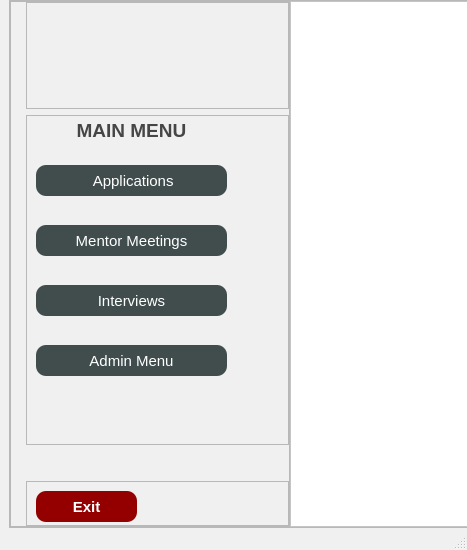
<?xml version="1.0" encoding="UTF-8"?>
<ui version="4.0">
 <class>MainWindow</class>
 <widget class="QMainWindow" name="MainWindow">
  <property name="geometry">
   <rect>
    <x>0</x>
    <y>0</y>
    <width>467</width>
    <height>550</height>
   </rect>
  </property>
  <property name="minimumSize">
   <size>
    <width>400</width>
    <height>550</height>
   </size>
  </property>
  <property name="windowTitle">
   <string>MainWindow</string>
  </property>
  <property name="styleSheet">
   <string notr="true">QMainWindow{
 
	background-color: rgb(240, 240, 240);
}</string>
  </property>
  <widget class="QWidget" name="centralwidget">
   <layout class="QVBoxLayout" name="verticalLayout_2">
    <property name="topMargin">
     <number>0</number>
    </property>
    <property name="rightMargin">
     <number>0</number>
    </property>
    <property name="bottomMargin">
     <number>0</number>
    </property>
    <item>
     <widget class="QFrame" name="mainFrame">
      <property name="minimumSize">
       <size>
        <width>500</width>
        <height>300</height>
       </size>
      </property>
      <property name="font">
       <font>
        <bold>false</bold>
       </font>
      </property>
      <property name="frameShape">
       <enum>QFrame::StyledPanel</enum>
      </property>
      <property name="frameShadow">
       <enum>QFrame::Raised</enum>
      </property>
      <layout class="QHBoxLayout" name="horizontalLayout_2">
       <property name="spacing">
        <number>0</number>
       </property>
       <property name="leftMargin">
        <number>0</number>
       </property>
       <property name="topMargin">
        <number>0</number>
       </property>
       <property name="rightMargin">
        <number>0</number>
       </property>
       <property name="bottomMargin">
        <number>0</number>
       </property>
       <item>
        <widget class="QFrame" name="frameLeft">
         <property name="minimumSize">
          <size>
           <width>280</width>
           <height>500</height>
          </size>
         </property>
         <property name="maximumSize">
          <size>
           <width>310</width>
           <height>16777215</height>
          </size>
         </property>
         <property name="styleSheet">
          <string notr="true"/>
         </property>
         <property name="frameShape">
          <enum>QFrame::StyledPanel</enum>
         </property>
         <property name="frameShadow">
          <enum>QFrame::Raised</enum>
         </property>
         <layout class="QVBoxLayout" name="verticalLayout_4">
          <property name="leftMargin">
           <number>15</number>
          </property>
          <property name="topMargin">
           <number>0</number>
          </property>
          <property name="rightMargin">
           <number>0</number>
          </property>
          <property name="bottomMargin">
           <number>0</number>
          </property>
          <item>
           <widget class="QFrame" name="frameTopLeft">
            <property name="minimumSize">
             <size>
              <width>0</width>
              <height>100</height>
             </size>
            </property>
            <property name="maximumSize">
             <size>
              <width>16777215</width>
              <height>200</height>
             </size>
            </property>
            <property name="frameShape">
             <enum>QFrame::StyledPanel</enum>
            </property>
            <property name="frameShadow">
             <enum>QFrame::Raised</enum>
            </property>
            <layout class="QVBoxLayout" name="verticalLayout_5">
             <property name="spacing">
              <number>6</number>
             </property>
             <property name="topMargin">
              <number>15</number>
             </property>
             <property name="rightMargin">
              <number>0</number>
             </property>
             <property name="bottomMargin">
              <number>0</number>
             </property>
             <item>
              <widget class="QLabel" name="labelLogo">
               <property name="minimumSize">
                <size>
                 <width>221</width>
                 <height>61</height>
                </size>
               </property>
               <property name="maximumSize">
                <size>
                 <width>221</width>
                 <height>61</height>
                </size>
               </property>
               <property name="text">
                <string/>
               </property>
               <property name="pixmap">
                <pixmap>logoPhoto.png</pixmap>
               </property>
               <property name="scaledContents">
                <bool>true</bool>
               </property>
              </widget>
             </item>
             <item>
              <spacer name="verticalSpacer_3">
               <property name="orientation">
                <enum>Qt::Vertical</enum>
               </property>
               <property name="sizeHint" stdset="0">
                <size>
                 <width>20</width>
                 <height>40</height>
                </size>
               </property>
              </spacer>
             </item>
            </layout>
           </widget>
          </item>
          <item>
           <widget class="QFrame" name="frameMenu">
            <property name="minimumSize">
             <size>
              <width>221</width>
              <height>330</height>
             </size>
            </property>
            <property name="frameShape">
             <enum>QFrame::StyledPanel</enum>
            </property>
            <property name="frameShadow">
             <enum>QFrame::Raised</enum>
            </property>
            <widget class="QPushButton" name="pushButtonInterviews">
             <property name="geometry">
              <rect>
               <x>10</x>
               <y>170</y>
               <width>191</width>
               <height>31</height>
              </rect>
             </property>
             <property name="font">
              <font>
               <pointsize>11</pointsize>
               <bold>false</bold>
              </font>
             </property>
             <property name="styleSheet">
              <string notr="true">QPushButton{
background-color: rgb(65, 77, 77);
color: rgb(255, 255, 255);
border-radius: 10px;
}

QPushButton:hover {
 
 background-color: rgb(90, 100, 100);
}

QPushButton:pressed{
 background-color: white;
 color: rgb(65, 77, 77);
 border: 1px solid black;
}</string>
             </property>
             <property name="text">
              <string>Interviews</string>
             </property>
            </widget>
            <widget class="QPushButton" name="pushButtonApplications">
             <property name="geometry">
              <rect>
               <x>10</x>
               <y>50</y>
               <width>191</width>
               <height>31</height>
              </rect>
             </property>
             <property name="font">
              <font>
               <pointsize>11</pointsize>
               <bold>false</bold>
              </font>
             </property>
             <property name="styleSheet">
              <string notr="true">QPushButton{
background-color: rgb(65, 77, 77);
color: rgb(255, 255, 255);
border-radius: 10px;
}

QPushButton:hover {
 
 background-color: rgb(90, 100, 100);
}

QPushButton:pressed{
 background-color: white;
 color: rgb(65, 77, 77);
 border: 1px solid black;
}</string>
             </property>
             <property name="text">
              <string> Applications</string>
             </property>
            </widget>
            <widget class="QPushButton" name="pushButtonMentorMeetings">
             <property name="geometry">
              <rect>
               <x>10</x>
               <y>110</y>
               <width>191</width>
               <height>31</height>
              </rect>
             </property>
             <property name="font">
              <font>
               <pointsize>11</pointsize>
               <bold>false</bold>
              </font>
             </property>
             <property name="styleSheet">
              <string notr="true">QPushButton{
background-color: rgb(65, 77, 77);
color: rgb(255, 255, 255);
border-radius: 10px;
}

QPushButton:hover {
 
 background-color: rgb(90, 100, 100);
}

QPushButton:pressed{
 background-color: white;
 color: rgb(65, 77, 77);
 border: 1px solid black;
}</string>
             </property>
             <property name="text">
              <string>Mentor Meetings</string>
             </property>
            </widget>
            <widget class="QLabel" name="label">
             <property name="geometry">
              <rect>
               <x>10</x>
               <y>0</y>
               <width>191</width>
               <height>31</height>
              </rect>
             </property>
             <property name="minimumSize">
              <size>
               <width>0</width>
               <height>31</height>
              </size>
             </property>
             <property name="font">
              <font>
               <pointsize>14</pointsize>
               <bold>true</bold>
              </font>
             </property>
             <property name="styleSheet">
              <string notr="true">color: rgb(70,70,70);
letter-spacing: 0.2em;
</string>
             </property>
             <property name="text">
              <string>MAIN MENU</string>
             </property>
             <property name="alignment">
              <set>Qt::AlignCenter</set>
             </property>
            </widget>
            <widget class="QPushButton" name="pushButtonAdminMenu">
             <property name="geometry">
              <rect>
               <x>10</x>
               <y>230</y>
               <width>191</width>
               <height>31</height>
              </rect>
             </property>
             <property name="font">
              <font>
               <pointsize>11</pointsize>
               <bold>false</bold>
              </font>
             </property>
             <property name="styleSheet">
              <string notr="true">QPushButton{
background-color: rgb(65, 77, 77);
color: rgb(255, 255, 255);
border-radius: 10px;
}

QPushButton:hover {
 
 background-color: rgb(90, 100, 100);
}

QPushButton:pressed{
 background-color: white;
 color: rgb(65, 77, 77);
 border: 1px solid black;
}</string>
             </property>
             <property name="text">
              <string>Admin Menu</string>
             </property>
            </widget>
           </widget>
          </item>
          <item>
           <spacer name="verticalSpacer">
            <property name="orientation">
             <enum>Qt::Vertical</enum>
            </property>
            <property name="sizeHint" stdset="0">
             <size>
              <width>20</width>
              <height>40</height>
             </size>
            </property>
           </spacer>
          </item>
          <item>
           <widget class="QFrame" name="frameLeftBottom">
            <property name="minimumSize">
             <size>
              <width>0</width>
              <height>45</height>
             </size>
            </property>
            <property name="frameShape">
             <enum>QFrame::StyledPanel</enum>
            </property>
            <property name="frameShadow">
             <enum>QFrame::Raised</enum>
            </property>
            <widget class="QPushButton" name="pushButtonExit">
             <property name="geometry">
              <rect>
               <x>10</x>
               <y>10</y>
               <width>101</width>
               <height>31</height>
              </rect>
             </property>
             <property name="minimumSize">
              <size>
               <width>101</width>
               <height>31</height>
              </size>
             </property>
             <property name="maximumSize">
              <size>
               <width>101</width>
               <height>31</height>
              </size>
             </property>
             <property name="font">
              <font>
               <pointsize>11</pointsize>
               <bold>true</bold>
              </font>
             </property>
             <property name="styleSheet">
              <string notr="true">QPushButton{
 background-color: rgb(148, 0, 0);
 color: rgb(255, 255, 255);
 border-radius: 10px;
}
QPushButton:hover {
  background-color: rgba(157, 9, 19,200);
  color: rgb(255, 255, 255);
  border-radius: 10px;
  border: 1px solid black;
}

QPushButton:pressed {
  background-color: white;
  color: rgb(170, 0, 0);
  border: 1px solid black;
}

</string>
             </property>
             <property name="text">
              <string>Exit</string>
             </property>
            </widget>
           </widget>
          </item>
         </layout>
        </widget>
       </item>
       <item>
        <widget class="QFrame" name="frameRight">
         <property name="minimumSize">
          <size>
           <width>0</width>
           <height>0</height>
          </size>
         </property>
         <property name="styleSheet">
          <string notr="true">background-color: white;</string>
         </property>
         <property name="frameShape">
          <enum>QFrame::StyledPanel</enum>
         </property>
         <property name="frameShadow">
          <enum>QFrame::Raised</enum>
         </property>
         <layout class="QVBoxLayout" name="verticalLayout">
          <property name="spacing">
           <number>0</number>
          </property>
          <property name="leftMargin">
           <number>0</number>
          </property>
          <property name="topMargin">
           <number>0</number>
          </property>
          <property name="bottomMargin">
           <number>0</number>
          </property>
         </layout>
        </widget>
       </item>
      </layout>
     </widget>
    </item>
   </layout>
  </widget>
  <widget class="QMenuBar" name="menubar">
   <property name="geometry">
    <rect>
     <x>0</x>
     <y>0</y>
     <width>467</width>
     <height>22</height>
    </rect>
   </property>
  </widget>
  <widget class="QStatusBar" name="statusbar"/>
 </widget>
 <resources/>
 <connections/>
</ui>
